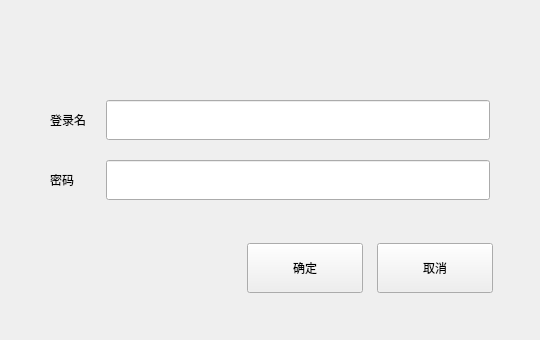
<?xml version="1.0" encoding="UTF-8"?>
<ui version="4.0">
 <class>SwitchUsersDlg</class>
 <widget class="BaseDlg" name="SwitchUsersDlg">
  <property name="geometry">
   <rect>
    <x>0</x>
    <y>0</y>
    <width>540</width>
    <height>340</height>
   </rect>
  </property>
  <property name="windowTitle">
   <string>SwitchUsersDlg</string>
  </property>
  <widget class="QPushButton" name="okBtn">
   <property name="geometry">
    <rect>
     <x>247</x>
     <y>243</y>
     <width>116</width>
     <height>50</height>
    </rect>
   </property>
   <property name="text">
    <string>确定</string>
   </property>
   <property name="buttons" stdset="0">
    <string>btn_dlg</string>
   </property>
  </widget>
  <widget class="QPushButton" name="cancerBtn">
   <property name="geometry">
    <rect>
     <x>377</x>
     <y>243</y>
     <width>116</width>
     <height>50</height>
    </rect>
   </property>
   <property name="text">
    <string>取消</string>
   </property>
   <property name="buttons" stdset="0">
    <string>btn_dlg</string>
   </property>
  </widget>
  <widget class="QWidget" name="" native="true">
   <property name="geometry">
    <rect>
     <x>50</x>
     <y>100</y>
     <width>440</width>
     <height>100</height>
    </rect>
   </property>
   <layout class="QGridLayout" name="gridLayout">
    <property name="leftMargin">
     <number>0</number>
    </property>
    <property name="topMargin">
     <number>0</number>
    </property>
    <property name="rightMargin">
     <number>0</number>
    </property>
    <property name="bottomMargin">
     <number>0</number>
    </property>
    <property name="spacing">
     <number>20</number>
    </property>
    <item row="1" column="1">
     <widget class="QLineEdit" name="edit_passWord">
      <property name="minimumSize">
       <size>
        <width>300</width>
        <height>40</height>
       </size>
      </property>
      <property name="maximumSize">
       <size>
        <width>16777215</width>
        <height>40</height>
       </size>
      </property>
     </widget>
    </item>
    <item row="0" column="0">
     <widget class="QLabel" name="label">
      <property name="text">
       <string>登录名</string>
      </property>
     </widget>
    </item>
    <item row="0" column="1">
     <widget class="QLineEdit" name="edit_userName">
      <property name="minimumSize">
       <size>
        <width>300</width>
        <height>40</height>
       </size>
      </property>
      <property name="maximumSize">
       <size>
        <width>16777215</width>
        <height>40</height>
       </size>
      </property>
     </widget>
    </item>
    <item row="1" column="0">
     <widget class="QLabel" name="label_2">
      <property name="text">
       <string>密码</string>
      </property>
     </widget>
    </item>
   </layout>
  </widget>
 </widget>
 <layoutdefault spacing="6" margin="11"/>
 <customwidgets>
  <customwidget>
   <class>BaseDlg</class>
   <extends>QWidget</extends>
   <header>basedlg.h</header>
   <container>1</container>
  </customwidget>
 </customwidgets>
 <resources/>
 <connections/>
</ui>
